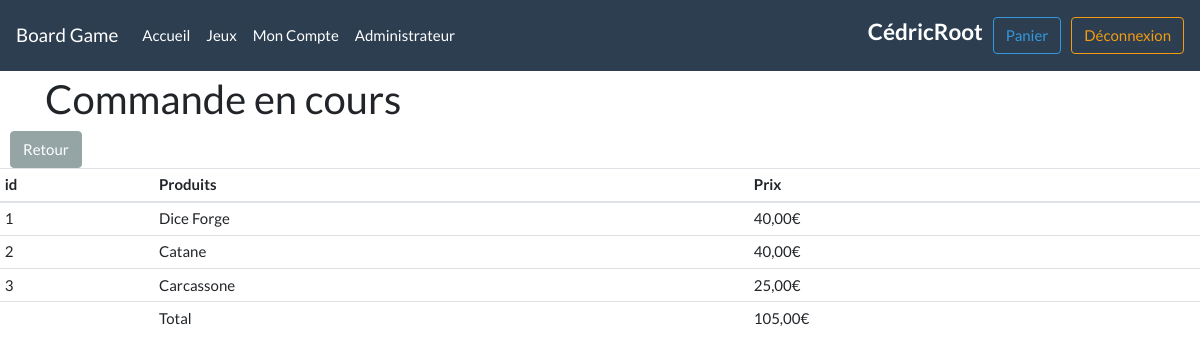
The app's page /orderInfoDetailsCustomer?id=1&statutId=6 (signed in) with its own data.
### tables this page shows
CREATE TABLE orderDetails(
id INT AUTO_INCREMENT PRIMARY KEY,
orderId INT,
productId INT,
price DOUBLE (6,3),
FOREIGN KEY (orderId) REFERENCES orders (idOrder),
FOREIGN KEY (productId) REFERENCES products (id)
);

CREATE TABLE products(
id INT AUTO_INCREMENT PRIMARY KEY,
productName VARCHAR(100) NOT NULL UNIQUE,
price DOUBLE (6,3) NOT NULL,
categorieId INT,
description VARCHAR(100),
imageLink VARCHAR(200),
FOREIGN KEY (categorieId) REFERENCES categories (id)
);

### controllers/orderInfoDetailsCustomer.php (called while the page is built, shortened)
<?php
require 'models/product.php';
require 'models/orderDetails.php';
$orderId = $_GET['id'];
$orderDetails = OrderDetails::getOne($orderId);
$total = 0;
foreach ($orderDetails as $info) {
  $total += $info->getPrice();
}
require 'views/orderInfoDetailsCustomer.php';
?>

### models/orderDetails.php (called while the page is built, shortened)
<?php
Class OrderDetails{
  private $id;
  private $price;
  public static function getOne(int $id){
    $pdo = DataBase::connect();
    $response = $pdo->prepare("SELECT * FROM orderDetails WHERE orderId = :id");
    $response->execute(array(':id' => $id));
    $response->setFetchMode( PDO::FETCH_CLASS, "OrderDetails");
    $data = $response->fetchAll();
    return $data;
  }
  public function getId(){
    return $this->id;
  }
  public function getPrice(){
    return $this->price;
  }
}
?>

### models/product.php (called while the page is built, shortened)
<?php
Class Product{
  private $productName;
  public static function getProduct(int $id){
    $pdo = DataBase::connect();
    $response = $pdo->prepare("SELECT * FROM products WHERE id = :id");
    $response->execute(array(':id' => $id));
    $response->setFetchMode( PDO::FETCH_CLASS, "Product");
    $data = $response->fetch();
    return $data;
  }
  public function getProductName(){
    return $this->productName;
  }
}
?>

### views/orderInfoDetailsCustomer.php (the view)
<?php
require 'layout/header.php';
?>
<h2>Commande en cours</h2>
</div>
<table class="table table-sm">
  <thead>
    <tr>
      <th scope="col">id</th>
      <th scope="col">Produits</th>
      <th scope="col">Prix</th>
    </tr>
  </thead>
  <tbody>
<?php
foreach($orderDetails as $line){
  $product = Product::getProduct($line->getProductId());
  echo '<tr>';
    echo '<td>' . $line->getId() . '</td>';
    echo '<td>' . $product->getProductName() . '</td>';
    echo '<td>' . number_format($line->getPrice(), 2, ',', ' ') . '€</td>';
    echo '</tr>';
}
echo '<tr>';
echo '<td></td>';
echo '<td>Total</td>';
echo '<td>' . number_format($total, 2, ',', ' ') . '€</td>';
echo '</tr>';
echo '<a href="account?case=orders"><button type="button" class="btn btn-secondary">Retour</button></a>';
?>
  </tbody>
</table>
<?php
require 'layout/footer.php';
?>

### style.css (style rules this page uses)
button { margin-left: 10px; }

### records on screen
orderdetails: id "1", productId.productName "Dice Forge", price "40,00"
orderdetails: id "2", productId.productName "Catane", price "40,00"
orderdetails: id "3", productId.productName "Carcassone", price "25,00"

### other values on screen
$_SESSION['login'] "CédricRoot"
$total "105,00"
